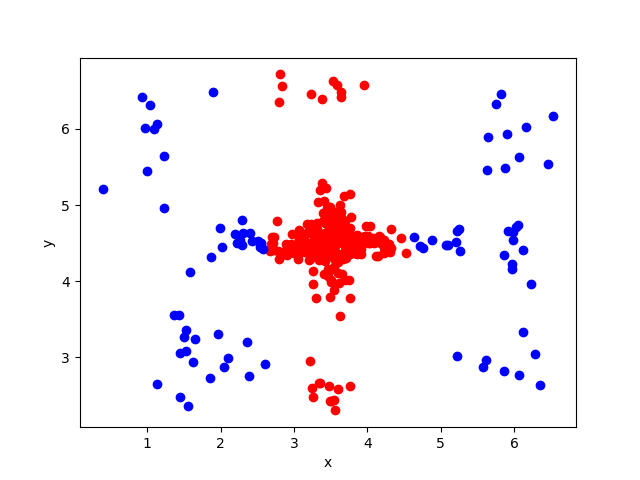

Recreate this plot in Python.
import pandas as pd
import numpy as np
import random as rand
import statistics as stat

import matplotlib.pyplot as plt
import seaborn as sns 

data_df = pd.read_csv("data.csv", sep = '\t')
#raw data from the csv file

#Dans le fichier l'entraînement est fait en même temps que la détermination sur l'ensemble fourni.
#Il n'y a pas (encore ?) de fonction ou l'on fournit une valeur et on a un retour sur si il s'agit d'un outlier ou non

#Leaf class that we use
class DecisionLeaf:
	def __init__(self, size, id_attr = None, std = -1):
		self.tab_size = size
		
		self.outlier_a = [None] * (self.tab_size)
		self.inlier = [None] * (self.tab_size)
		self.outlier_b = [None] * (self.tab_size)
		
		self.id_attr = id_attr
		self.std = std
		self.seuilA = 0
		self.seuilB = 0


	def after_kmean(self, outlier_a, inlier, outlier_b, seuilA, seuilB):
		self.seuilA = seuilA
		self.seuilB = seuilB
		self.outlier_a = outlier_a[:]
		self.inlier = inlier[:]
		self.outlier_b = outlier_b[:]
		

	def find_attr_discriminant(self, data):
		nb_attr = data[0].size
		std = -1;
		selected_attr = -1;
		
		for k in range (nb_attr):
			tmp = np.std(data[:,k])
			#print("tmp = " + str(tmp))
			if (tmp > std):
				std = tmp
				selected_attr = k
		
		print("The selected attribut is " + str(selected_attr) + " with a standard variation of " + str(std))
		self.id_attr = selected_attr
		self.std = std
		return 0

	def kmean(self, data):
		if (self.id_attr == -1):
			print("Il faut d'abord trouver l'attribut discriminant")
			return -1
		Data = data[self.id_attr]
		#print(Data)
		#on initialise les centres
		#assez barbare
		centers = [None] * (3)
		temp = rand.sample(Data, 1)
		centers[0] = temp
		temp = rand.sample(Data, 1)
		while (temp == centers[0]):
			temp = rand.sample(Data, 1)
		centers[1] = temp
		temp = rand.sample(Data, 1)
		while (temp == centers[0] or temp == centers[1]):
			temp = rand.sample(Data, 1)
		centers[2] = temp
		
		#sort of centers
		for i in range(3):
			for j in range(3):
				if (centers[j] > centers[i]):
					temp = centers[i]
					centers[i] = centers[j]
					centers[j] = temp
		
		#on fait un entraînement sur size itérations (devrait être correct)
		#lists = [[],[],[]]
		for k in range(len(Data)):
			lists = [[],[],[]]
			for value in Data:
				dist0 = abs(centers[0][0] - value)
				dist1 = abs(centers[1][0] - value)
				dist2 = abs(centers[2][0] - value)
				
				indice = 0
				#barbare aussi mais c'est sûr
				if (dist0 < dist1):
					if (dist0 < dist2):
						indice = 0
				if (dist1 < dist0):
					if (dist1 < dist2):
						indice = 1
				if (dist2 < dist0):
					if (dist2 < dist1):
						indice = 2
				
				lists[indice].append(value)
				#print(value)
			
			centers[0][0] = stat.mean(lists[0])
			centers[1][0] = stat.mean(lists[1])
			centers[2][0] = stat.mean(lists[2])
			#print("center[0]=" + str(centers[0][0]) + "center[1]=" + str(centers[1][0]) + "center[2]=" + str(centers[2][0]))
			
		#maintenant on remplis la structure	
		self.after_kmean(lists[0], lists[1], lists[2], (max(lists[0])+min(lists[1]))/2, (max(lists[1])+min(lists[2]))/2)
		
		#print(self.inlier)
		return 0



#transforming datagram into numpy array
data = np.array(data_df)
#removing last column which indicates the belonging or not to the outlier group
data = np.delete(data, 2, 1)
leaf = DecisionLeaf(int(data.size / data[0].size))
leaf.find_attr_discriminant(data)

#we need lists for our kmean function
size = np.delete(data, 1, 1).size
x = np.resize(np.delete(data, 1, 1), (1, size))[0]
y = np.resize(np.delete(data, 0, 1), (1, size))[0]
a = [x.tolist(), y.tolist()]
leaf.kmean(a)


#we verify what we have in return
data = np.array(data_df)

nb = 0
TN = 0
FN = 0
TP = 0
FP = 0
#print(int(data.size/data[0].size))
for k in range(int(data.size/data[0].size)):
	if (data[k][2] == 0):
		nb += 1
	if (data[k][0] in leaf.inlier):
		if (data[k][2] == 0) :
			TN += 1
		else :
			FN += 1
		data[k][2] = 0
	else:
		if (data[k][2] == 1) :
			TP += 1
		else :
			FP += 1
		data[k][2] = 1

print("seuilA = " + str(leaf.seuilA))
print("seuilB = " + str(leaf.seuilB))


confusion_matrix = np.array([[TN, FP], [FN, TP]])

#print("Difference of sets :")
#print(data)
print("\nWe have " + str(len(leaf.inlier)) + " inliers with the Decision Leaf and kmean coupled algorithms when there is really " + str(nb))

print("\nReal confusion Matrix:")
print(confusion_matrix)

exact = (TN+TP) / (TN+FP+FN+TP)
exactp = ((TN/(TN+FP)) + (TP/(FN+TP))) / 2
precision = TP / (TP+FP)
rappel = TP / (FN+TP)
print("\nexactitude = " + str(exact))
print("exactitude pondérée = " + str(exactp))
print("precision = " + str(precision))
print("rappel = " + str(rappel))


X=[]
Y=[]
Center=[]
for row in data:
	X.append(float(row[0]))
	Y.append(float(row[1]))
	Center.append(int(row[2]))

for c, x, y in zip(Center, X, Y):
	if (c == 0):
		plt.plot(x, y, color = 'red', marker='o')
	else:
		plt.plot(x, y, color = 'blue', marker='o')
   
plt.xlabel('x')
plt.ylabel('y')
plt.show()
